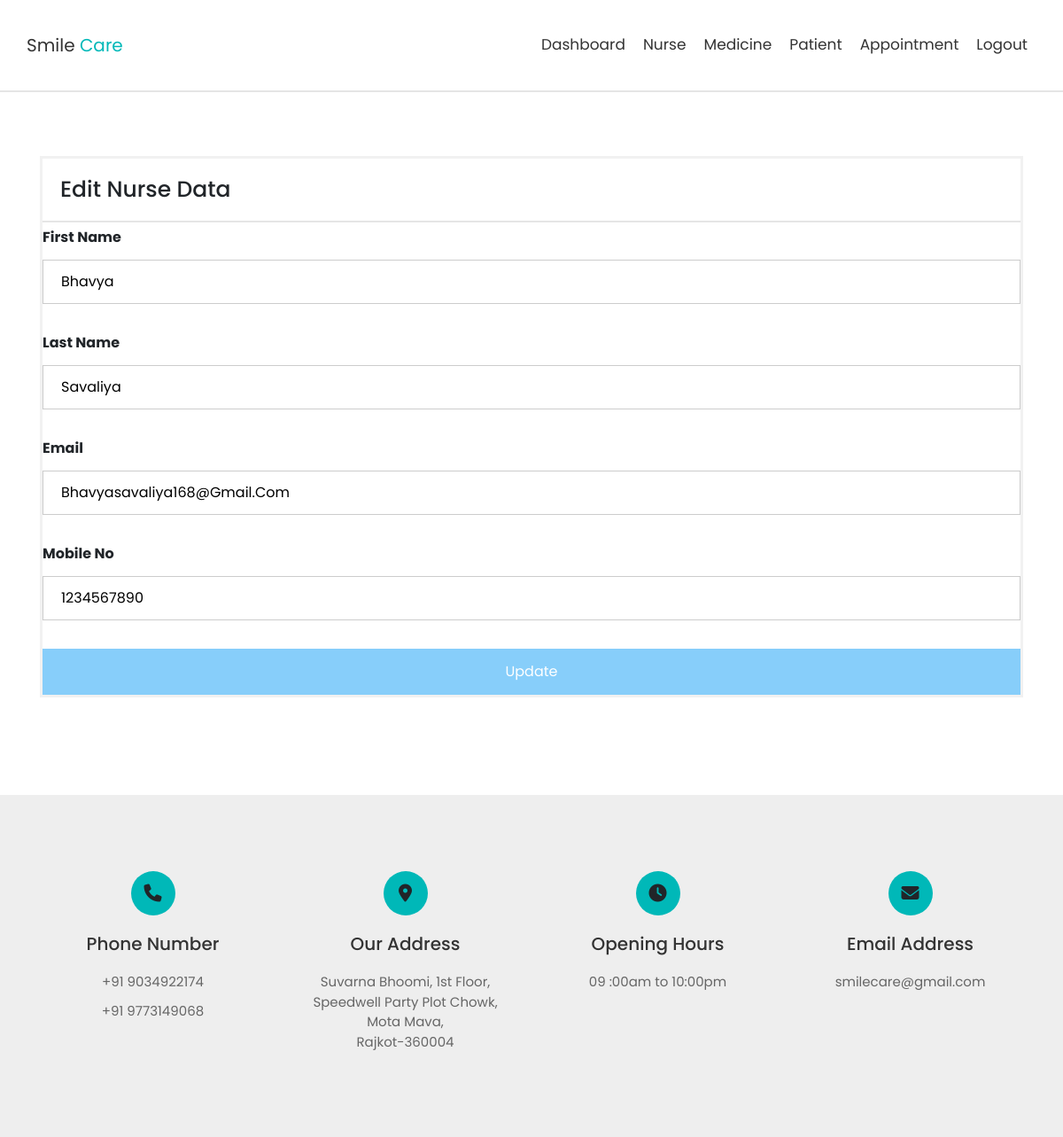
The app's page /admin_nurse_edit.php?email=bhavyasavaliya168@gmail.com with its own data.
### tables this page shows
CREATE TABLE `registration` (
  `first_name` char(50) NOT NULL,
  `last_name` char(50) NOT NULL,
  `email` varchar(50) NOT NULL,
  `password` varchar(25) NOT NULL,
  `confirm_password` varchar(50) NOT NULL,
  `mobile_no` varchar(11) NOT NULL,
  `type` varchar(11) NOT NULL
);

### admin_nurse_edit.php (the view, shortened to what this page needs)
<?php
include_once("connection.php");
@include_once 'admin_header.php';
$e=@$_GET['email'];
 $q="select * from registration where email='$e'";
 $result=mysqli_query($conn,$q);
 while($r=mysqli_fetch_array($result))
 {
     ?>
     <!DOCTYPE html>
  <html>
    <head>
        <link rel="stylesheet" href="https://cdnjs.cloudflare.com/ajax/libs/font-awesome/6.1.0/css/all.min.css">
        <link rel="stylesheet" href="https://cdnjs.cloudflare.com/ajax/libs/bootstrap/4.6.1/css/bootstrap.min.css">
        <link rel="stylesheet" href="css/style.css">
        <link rel="stylesheet" href="css/sign in.css">
    </head>
    <body>
      <section class="contact" id="contact" style="margin-top: 5%;">
        <div class="container"><br/><br/>
          <form method="post" action="display.php">
          <h1 class="header">Edit Nurse Data</h1>
            <label for="fname"><b>First Name</b></label><br/>
            <input type="text" name="fname" value="<?php echo $r[0]; ?>"/><br/><br/>
            <label for="lname"><b>Last Name</b></label><br/>
            <input type="text" name="lname" value="<?php echo $r[1]; ?>"/><br/><br/>
            <label for="email"><b>Email</b></label><br/>
            <input type="text" name="email" value="<?php echo $r[2]; ?>"readonly/><br/><br/>
            <label for="mno"><b>Mobile No</b></label><br/>
            <input type="text" name="mno" value="<?php echo $r[5]; ?>"/><br/><br/>
            <button type="submit" class="registration" name="update_btn">Update</button>
          </form>
        </div>
      </section>
    </body>
  </html>
<?php
 }
?>
<?php
 @include_once 'footer.php';
?>

### css/style.css (style rules this page uses)
:root { --blue:#00b8b8; --black:#333; --white:#fff; --light-color:#666; --light-bg:#eee; --border:.2rem solid rgba(0,0,0,.1); --box-shadow:0 .5rem 1rem rgba(0,0,0,.1); }
* { font-family: 'Poppins', sans-serif; margin:0; padding:0; box-sizing: border-box; outline: none; border:none; text-decoration: none !important; text-transform: capitalize; }
html { font-size: 62.5%; overflow-x: hidden; scroll-behavior: smooth; scroll-padding-top: 6.5rem; }
section { padding:7rem 2rem; }
.header { padding:2rem; border-bottom: var(--border); }

### css/sign in.css (style rules this page uses)
form { border: 3px solid #f1f1f1; font-size: medium; }
input[type=text], input[type=password] { width: 100%; padding: 12px 20px; margin: 8px 0; display: inline-block; border: 1px solid #ccc; box-sizing: border-box; }
button { background-color: lightskyblue; color: white; padding: 14px 20px; margin: 8px 0; border: none; cursor: pointer; width: 100%; }
.container { padding: 16px; }

### records on screen
registration: fname "bhavya", lname "savaliya", email "bhavyasavaliya168@gmail.com", mno "1234567890"
